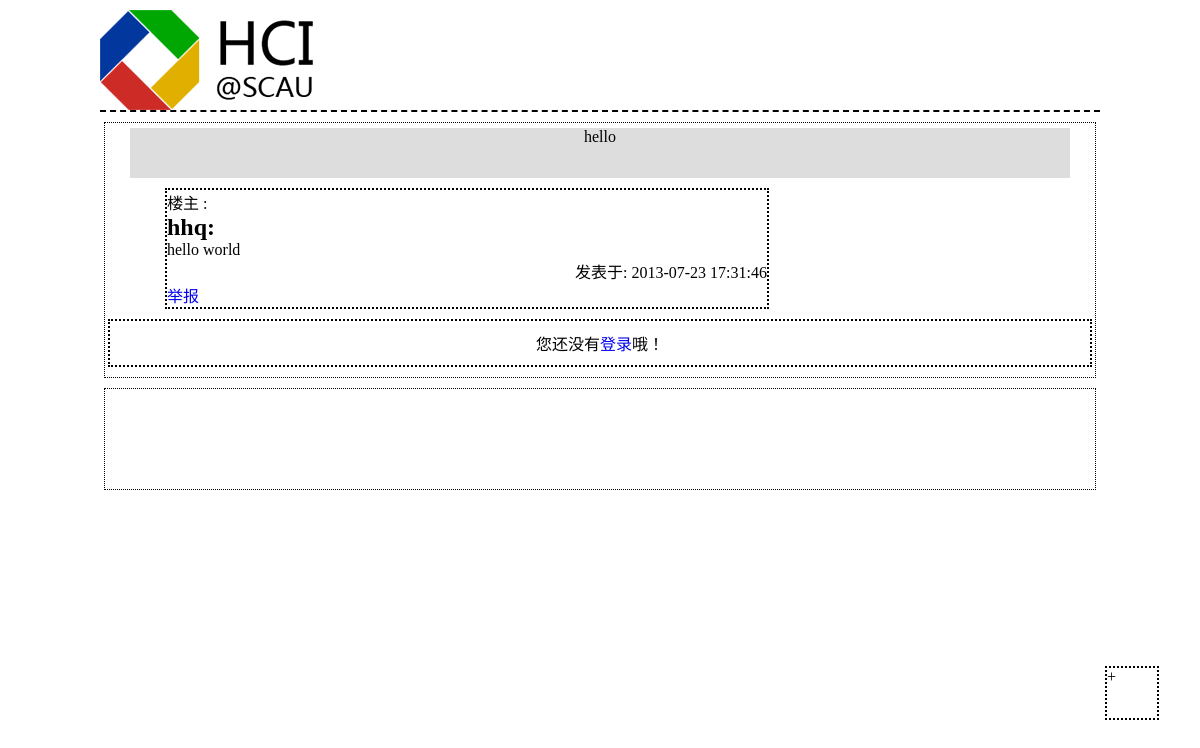
The app's page /Controller/onePostCon.php?postId=9 with its own data.
### tables this page shows
CREATE TABLE IF NOT EXISTS `post` (
  `id` int(6) NOT NULL AUTO_INCREMENT,
  `title` varchar(50) NOT NULL,
  `content` longtext NOT NULL,
  `type` int(1) NOT NULL,
  `point` int(5) NOT NULL DEFAULT '0',
  `deleted` int(1) NOT NULL,
  `post_date` datetime NOT NULL,
  `state` int(1) NOT NULL,
  `authority` int(11) NOT NULL,
  `board_id` int(11) NOT NULL,
  `user_id` int(11) NOT NULL,
  PRIMARY KEY (`id`),
  KEY `board_id` (`board_id`),
  KEY `user_id` (`user_id`)
);

CREATE TABLE IF NOT EXISTS `user` (
  `id` int(11) NOT NULL AUTO_INCREMENT,
  `account` varchar(20) NOT NULL,
  `score` int(10) NOT NULL,
  `level` int(3) NOT NULL,
  `authority` int(11) NOT NULL,
  `password` varchar(255) NOT NULL,
  PRIMARY KEY (`id`)
);

### Controller/onePostCon.php (called while the page is built, shortened)
<?php
	require_once(ROOT . DS . "View" . DS. "postHeader.php");
	$postId = $_GET['postId'];
	$sql = "SELECT * FROM `post` WHERE id='$postId'";
	$query = mysql_query($sql);
	while($post_rows = mysql_fetch_array($query)) {
		$user = mysql_fetch_array(mysql_query("SELECT account FROM `user` WHERE id='$post_rows[user_id]'"));
		$post_user = $user[0];
		$post_title = $post_rows['title'];
		$post_content = $post_rows['content'];
		$post_date = $post_rows['post_date'];
	}
	include_once(ROOT . DS . "View" . DS . "onePostView.php");
?>

### View/onePostView.php (the view, shortened to what this page needs)
<div id="postTitle"><?php echo $post_title;?></div>
<div id="msg">
楼主 :
<h2><?php echo $post_user;?>:</h2>
<p><?php echo $post_content;?></p>
<p class="time">发表于:&nbsp;<?php echo $post_date;?></p>
<a href="/HCI-forum/Controller/informPost.php?id=<?php echo $postId;?>">举报</a>
</div>

### stylesheets/post.css (style rules this page uses)
* { margin: 0; padding: 0; list-style: none; outline: none; text-decoration: none; }
#postTitle { width: 95%; height: 50px; margin: 5px auto; text-align: center; background: #ddd; }
#msg { width: 600px; margin: 10px 0px 10px 60px; border: 2px dotted #000; word-wrap:break-word; overflow:hidden; }
#send-comment { width: 99%; margin: 10px auto; padding: 10px 0; border: 2px dotted #000; text-align: center; }
#control-panel { width: 50px; height: 50px; position: fixed; bottom: 80px; margin-left: 1000px; border: 2px dotted #000; }
.time { text-align: right; }
#footer { width: 99%; height: 100px; margin: 10px auto; border: 1px dotted #000; }

### records on screen
post: title "hello", content "hello world", post_date "2013-07-23 17:31:46"
user: account "hhq"
